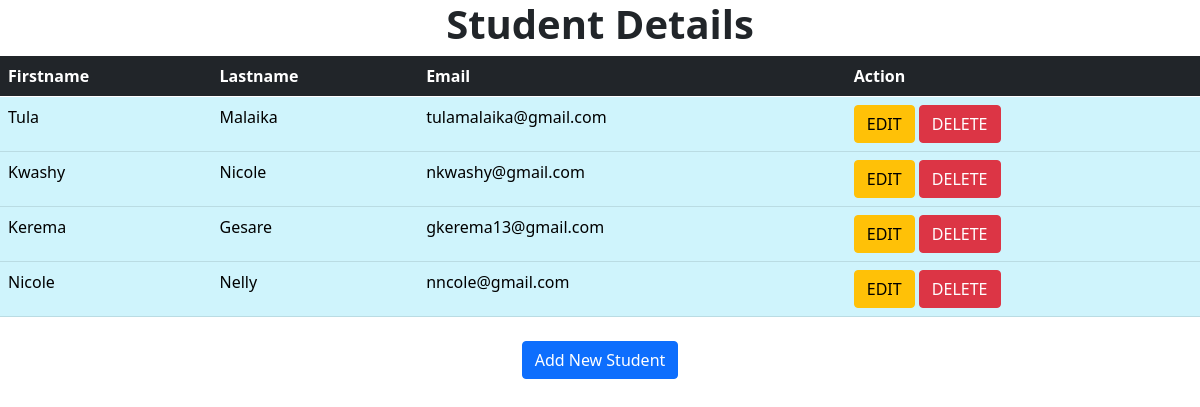
The page /show on the database its author committed.
### crudproject1/models.py (models this page shows)
class Student(models.Model):
    firstname = models.CharField(max_length=200)
    lastname = models.CharField(max_length=200)
    email = models.EmailField()
    class Meta:
        db_table = "Student"

### crudproject1/views.py (the view)
# urls.py: path('show', views.show),
def show(request):
    students = Student.objects.all()
    return render(request, 'show.html', {'students': students})

### templates/show.html (shortened to what this page needs)
<!doctype html>
<html lang="en">
<head>
    {% load static %}
    <link rel="stylesheet" href="{% static 'css/bootstrap.min.css' %}">
</head>
<body>
<h1 style="text-align: center;font-weight: bold">Student Details</h1>
<table class="table table-info" style="margin: 0 auto">
    <thead class="table-dark">
    <tr>
        <th>Firstname</th>
        <th>Lastname</th>
        <th>Email</th>
        <th>Action</th>
    </tr>
    </thead>
    <tbody>
    {% for student in students %}
    <tr>
        <td>{{ student.firstname }}</td>
        <td>{{ student.lastname }}</td>
        <td>{{ student.email }}</td>
        <td>
            <a href="edit/{{ student.id }}" class="btn btn-warning">EDIT</a>
            <a href="delete/{{ student.id }}" class="btn btn-danger">DELETE</a>
        </td>
    </tr>
    {% endfor %}
    </tbody>
</table>
<br>
  <center><a href="/index" class="btn btn-primary">Add New Student</a></center>
</body>
</html>

### rows shown on the page
Student: firstname "Tula", lastname "Malaika", email "tulamalaika@gmail.com"
Student: firstname "Kwashy", lastname "Nicole", email "nkwashy@gmail.com"
Student: firstname "Kerema", lastname "Gesare", email "gkerema13@gmail.com"
Student: firstname "Nicole", lastname "Nelly", email "nncole@gmail.com"
